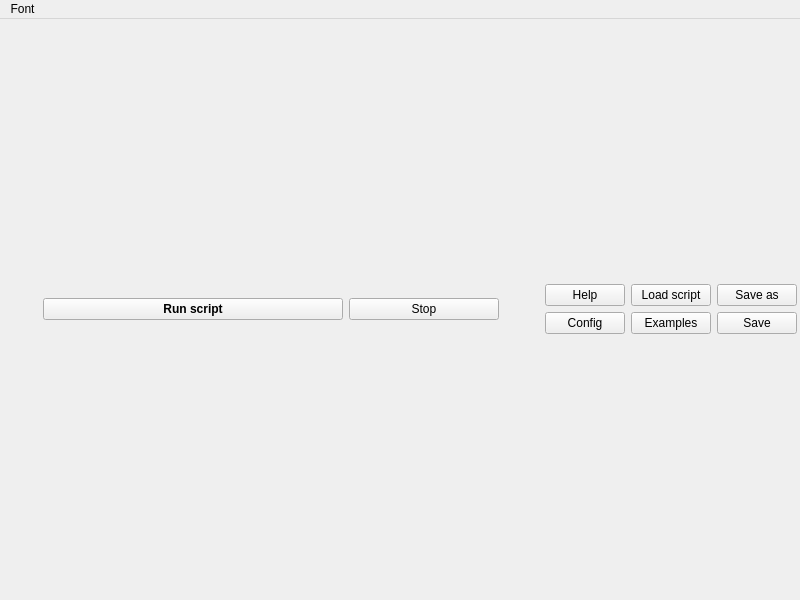
<?xml version="1.0" encoding="UTF-8"?>
<ui version="4.0">
 <class>AScriptWindow</class>
 <widget class="QMainWindow" name="AScriptWindow">
  <property name="geometry">
   <rect>
    <x>0</x>
    <y>0</y>
    <width>800</width>
    <height>600</height>
   </rect>
  </property>
  <property name="windowTitle">
   <string>TRB_reader script</string>
  </property>
  <widget class="QWidget" name="centralwidget">
   <layout class="QVBoxLayout" name="verticalLayout_3">
    <property name="leftMargin">
     <number>3</number>
    </property>
    <property name="topMargin">
     <number>3</number>
    </property>
    <property name="rightMargin">
     <number>3</number>
    </property>
    <property name="bottomMargin">
     <number>3</number>
    </property>
    <item>
     <layout class="QHBoxLayout" name="horizontalLayout">
      <item>
       <spacer name="horizontalSpacer_2">
        <property name="orientation">
         <enum>Qt::Horizontal</enum>
        </property>
        <property name="sizeHint" stdset="0">
         <size>
          <width>40</width>
          <height>20</height>
         </size>
        </property>
       </spacer>
      </item>
      <item>
       <widget class="QPushButton" name="pbRunScript">
        <property name="sizePolicy">
         <sizepolicy hsizetype="Minimum" vsizetype="Fixed">
          <horstretch>2</horstretch>
          <verstretch>2</verstretch>
         </sizepolicy>
        </property>
        <property name="font">
         <font>
          <weight>75</weight>
          <bold>true</bold>
         </font>
        </property>
        <property name="toolTip">
         <string>Ctrl+Enter</string>
        </property>
        <property name="text">
         <string>Run script</string>
        </property>
       </widget>
      </item>
      <item>
       <widget class="QPushButton" name="pbStop">
        <property name="sizePolicy">
         <sizepolicy hsizetype="Minimum" vsizetype="Fixed">
          <horstretch>1</horstretch>
          <verstretch>0</verstretch>
         </sizepolicy>
        </property>
        <property name="text">
         <string>Stop</string>
        </property>
       </widget>
      </item>
      <item>
       <spacer name="horizontalSpacer">
        <property name="orientation">
         <enum>Qt::Horizontal</enum>
        </property>
        <property name="sizeHint" stdset="0">
         <size>
          <width>40</width>
          <height>20</height>
         </size>
        </property>
       </spacer>
      </item>
      <item>
       <layout class="QVBoxLayout" name="verticalLayout">
        <item>
         <widget class="QPushButton" name="pbHelp">
          <property name="text">
           <string>Help</string>
          </property>
          <property name="checkable">
           <bool>true</bool>
          </property>
         </widget>
        </item>
        <item>
         <widget class="QPushButton" name="pbConfig">
          <property name="text">
           <string>Config</string>
          </property>
          <property name="checkable">
           <bool>true</bool>
          </property>
         </widget>
        </item>
       </layout>
      </item>
      <item>
       <layout class="QHBoxLayout" name="horizontalLayout_2"/>
      </item>
      <item>
       <layout class="QVBoxLayout" name="verticalLayout_5">
        <item>
         <widget class="QPushButton" name="pbLoad">
          <property name="text">
           <string>Load script</string>
          </property>
         </widget>
        </item>
        <item>
         <widget class="QPushButton" name="pbExample">
          <property name="text">
           <string>Examples</string>
          </property>
         </widget>
        </item>
       </layout>
      </item>
      <item>
       <layout class="QVBoxLayout" name="verticalLayout_2">
        <item>
         <widget class="QPushButton" name="pbSaveAs">
          <property name="text">
           <string>Save as</string>
          </property>
         </widget>
        </item>
        <item>
         <widget class="QPushButton" name="pbSave">
          <property name="enabled">
           <bool>true</bool>
          </property>
          <property name="text">
           <string>Save</string>
          </property>
         </widget>
        </item>
       </layout>
      </item>
     </layout>
    </item>
   </layout>
  </widget>
  <widget class="QMenuBar" name="menuBar">
   <property name="geometry">
    <rect>
     <x>0</x>
     <y>0</y>
     <width>800</width>
     <height>21</height>
    </rect>
   </property>
   <widget class="QMenu" name="menuFont">
    <property name="title">
     <string>Font</string>
    </property>
    <addaction name="actionIncrease_font_size"/>
    <addaction name="actionDecrease_font_size"/>
    <addaction name="separator"/>
    <addaction name="actionSelect_font"/>
   </widget>
   <addaction name="menuFont"/>
  </widget>
  <action name="actionIncrease_font_size">
   <property name="text">
    <string>Increase font size</string>
   </property>
  </action>
  <action name="actionDecrease_font_size">
   <property name="text">
    <string>Decrease font size</string>
   </property>
  </action>
  <action name="actionSelect_font">
   <property name="text">
    <string>Select font</string>
   </property>
  </action>
 </widget>
 <resources/>
 <connections/>
</ui>
